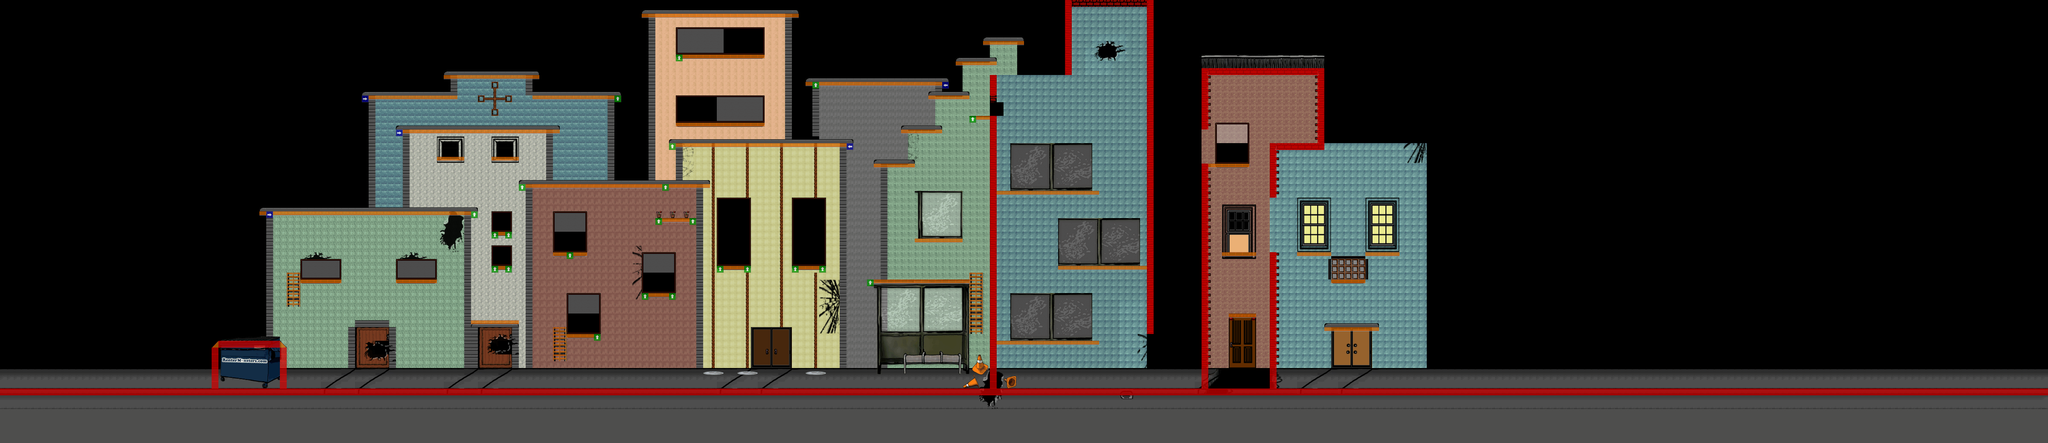

A level layout from a 2D game, rendered from its tile map. Below: a short description, then the map file with tile-grid data replaced by summaries:
An orthogonal 300x65 tile map with 16x16 px tiles, 11 tile layers (NOT_FOR_TILES_parallax_background, background_street, background_layer, background_detail_bottom, ...), 7 tilesets and 77 objects (17x Collectible_01_Entity, 16x EnemyEntity_zombie, 14x EnemyEntity_ghost_angry, 9x EnemyEntity_Skeleton_Ranged, 7x EnemyEntity_liche, ...).

<map version="1.0" orientation="orthogonal" width="300" height="65" tilewidth="16" tileheight="16">
 <properties>
  <property name="background_color" value="#000000" />
 </properties>
 <tileset firstgid="1" name="city_world_day" tilewidth="16" tileheight="16">
  <image source="../../tilesets/city_world_tileset.png" width="960" height="480" />
 </tileset>
 <tileset firstgid="1801" name="metatiles" tilewidth="16" tileheight="16">
  <image source="../../tilesets/metatiles.png" width="128" height="16" />
  <tile id="0">
   <properties>
    <property name="type" value="solid" />
   </properties>
  </tile>
  <tile id="1">
   <properties>
    <property name="type" value="platform" />
   </properties>
  </tile>
  <tile id="2">
   <properties>
    <property name="type" value="lslope" />
   </properties>
  </tile>
  <tile id="3">
   <properties>
    <property name="type" value="rslope" />
   </properties>
  </tile>
  <tile id="4">
   <properties>
    <property name="type" value="ladder" />
   </properties>
  </tile>
  <tile id="5">
   <properties>
    <property name="action" value="jump" />
    <property name="type" value="platform" />
   </properties>
  </tile>
  <tile id="6">
   <properties>
    <property name="action" value="turnaround_right" />
    <property name="type" value="platform" />
   </properties>
  </tile>
  <tile id="7">
   <properties>
    <property name="Type" value="platform" />
    <property name="action" value="turnaround_left" />
   </properties>
  </tile>
 </tileset>
 <tileset firstgid="1809" name="city_world_night" tilewidth="16" tileheight="16">
  <image source="../../tilesets/city_world_tileset_night.png" width="960" height="480" />
 </tileset>
 <tileset firstgid="3609" name="forest_world" tilewidth="16" tileheight="16">
  <image source="../../tilesets/forest_world_tileset.png" width="960" height="480" />
 </tileset>
 <tileset firstgid="5409" name="windows_n_doors_tileset" tilewidth="16" tileheight="16">
  <image source="../../tilesets/windows_n_doors_tileset.png" width="640" height="512" />
 </tileset>
 <tileset firstgid="6689" name="colors_n_textures" tilewidth="16" tileheight="16">
  <image source="../../tilesets/colors_n_textures.png" width="640" height="192" />
 </tileset>
 <tileset firstgid="7169" name="city_objects" tilewidth="16" tileheight="16">
  <image source="../../tilesets/city_objects.png" width="960" height="480" />
 </tileset>
 <layer name="NOT_FOR_TILES_parallax_background" width="300" height="65">
  <properties>
   <property name="imagesrc" value="city_world_background" />
   <property name="preRender" value="true" />
  </properties>
  <data>[19500 cells, 0 non-empty, 0 distinct tile ids]</data>
 </layer>
 <layer name="background_street" width="300" height="65">
  <properties>
   <property name="preRender" value="true" />
  </properties>
  <data>[19500 cells, 4434 non-empty, 19 distinct tile ids]</data>
 </layer>
 <layer name="background_layer" width="300" height="65">
  <properties>
   <property name="preRender" value="true" />
  </properties>
  <data>[19500 cells, 1855 non-empty, 33 distinct tile ids]</data>
 </layer>
 <layer name="background_detail_bottom" width="300" height="65">
  <properties>
   <property name="preRender" value="true" />
  </properties>
  <data>[19500 cells, 1833 non-empty, 11 distinct tile ids]</data>
 </layer>
 <layer name="background_detail_middle" width="300" height="65">
  <properties>
   <property name="preRender" value="true" />
  </properties>
  <data>[19500 cells, 3131 non-empty, 28 distinct tile ids]</data>
 </layer>
 <layer name="background_detail_top" width="300" height="65">
  <properties>
   <property name="preRender" value="true" />
  </properties>
  <data>[19500 cells, 1992 non-empty, 558 distinct tile ids]</data>
 </layer>
 <layer name="background_texture" width="300" height="65" opacity="0.94">
  <properties>
   <property name="preRender" value="true" />
  </properties>
  <data>[19500 cells, 891 non-empty, 71 distinct tile ids]</data>
 </layer>
 <objectgroup color="#aa0000" name="Fire_Inside" width="300" height="65">
  <object name="fire" x="2574" y="104" width="43" height="40" />
  <object name="fire" x="2306" y="878" width="43" height="40" />
  <object name="fire" x="1034" y="547" width="43" height="40" />
  <object name="fire" x="2314" y="233" width="43" height="40" />
 </objectgroup>
 <objectgroup name="objects" width="300" height="65">
  <object name="mainPlayer" x="45" y="802" width="36" height="39" />
  <object name="Collectible_02_Entity" x="2281" y="321" width="25" height="23" />
  <object name="Collectible_01_Entity" x="210" y="778" width="25" height="23" />
  <object name="neon_sign" x="3409" y="716" width="100" height="46" />
  <object name="Collectible_01_Entity" x="618" y="458" width="25" height="23" />
  <object name="Collectible_01_Entity" x="737" y="623" width="25" height="23" />
  <object name="Collectible_01_Entity" x="968" y="626" width="25" height="23" />
  <object name="Collectible_01_Entity" x="1353" y="750" width="25" height="23" />
  <object name="Collectible_01_Entity" x="1532" y="655" width="25" height="23" />
  <object name="Collectible_01_Entity" x="1324" y="560" width="25" height="23" />
  <object name="Collectible_01_Entity" x="1164" y="513" width="25" height="23" />
  <object name="Collectible_01_Entity" x="1172" y="339" width="25" height="23" />
  <object name="Collectible_01_Entity" x="1044" y="338" width="25" height="23" />
  <object name="Collectible_01_Entity" x="2285" y="799" width="25" height="23" />
  <object name="Collectible_01_Entity" x="2193" y="502" width="25" height="23" />
  <object name="Collectible_01_Entity" x="1880" y="573" width="25" height="23" />
  <object name="Collectible_01_Entity" x="1705" y="496" width="25" height="23" />
  <object name="Collectible_01_Entity" x="1601" y="248" width="25" height="23" />
  <object name="Collectible_01_Entity" x="1731" y="91" width="25" height="23" />
  <object name="Collectible_01_Entity" x="3051" y="304" width="25" height="23" />
  <object name="platformV" x="2722" y="461" width="78" height="397">
   <properties>
    <property name="image" value="platform1" />
    <property name="spriteheight" value="16" />
    <property name="spritewidth" value="64" />
   </properties>
  </object>
  <object name="killEntity" x="2832" y="870" width="144" height="40" />
  </objectgroup>
 <objectgroup color="#0000ff" name="Liche" width="300" height="65">
  <!-- 50 objects omitted --></objectgroup>
 <objectgroup color="#00aa00" name="Enemy_Skeleton_Ranged" width="300" height="65">
  <!-- 43 objects omitted --></objectgroup>
 <objectgroup color="#ff0000" name="Angry_Ghost" width="300" height="65">
  <!-- 34 objects omitted --></objectgroup>
 <objectgroup color="#ff55ff" name="Zombie_Spawner" width="300" height="65">
  <!-- 20 objects omitted --></objectgroup>
 <objectgroup color="#ffaaff" name="zombies" width="300" height="65">
  <!-- 16 objects omitted --></objectgroup>
 <layer name="foreground_layer_bottom" width="300" height="65">
  <properties>
   <property name="preRender" value="true" />
  </properties>
  <data>[19500 cells, 36 non-empty, 26 distinct tile ids]</data>
 </layer>
 <layer name="foreground_layer_middle" width="300" height="65">
  <properties>
   <property name="preRender" value="true" />
  </properties>
  <data>[19500 cells, 0 non-empty, 0 distinct tile ids]</data>
 </layer>
 <layer name="foreground_layer_transparency" width="300" height="65" opacity="0.24">
  <properties>
   <property name="preRender" value="true" />
  </properties>
  <data>[19500 cells, 0 non-empty, 0 distinct tile ids]</data>
 </layer>
 <layer name="_collision_" width="300" height="65">
  <data>[19500 cells, 990 non-empty, 8 distinct tile ids]</data>
 </layer>
</map>
<!-- 51 of 77 objects omitted -->